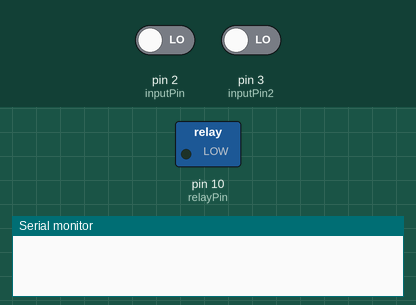
Simulated run of this sketch. Board: Arduino Uno, built with avr-gcc and run on an emulated ATmega328P. Parts: switched loads named in the sketch (green lamp = pin HIGH), the last lines printed to the serial monitor. The inputs (shaded band) are chosen by the test bench; at power-on: pin 2 (inputPin) LOW, pin 3 (inputPin2) LOW.

Above: at 1.2 s.
1.3 s: pin 2 (inputPin) driven HIGH
At 1.7 s:
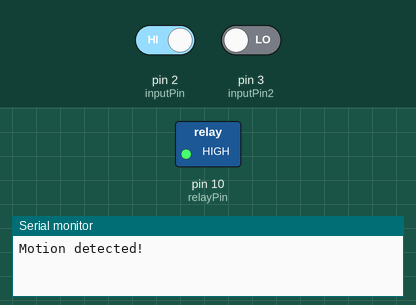
Timing chart, 0 to 4.3 s (numbered marks = the images above; inputs shaded):
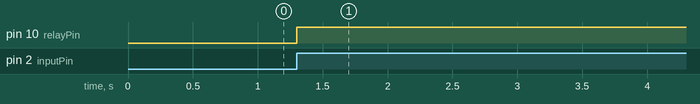

Measured:
- after the input at 1.3 s, pin 10 (relayPin): LOW → HIGH at once

The sketch:

Sanitation_tunnel.ino
```cpp
/*Sanitation Tunnel*/

int relayPin = 10;                // choose the pin for the Relay Pin

int inputPin = 2;               // choose the input pin (for PIR sensor)
int inputPin2 = 3;               // choose the input pin (for PIR sensor 02)

int pirState = LOW;             // at start, assuming no motion detected
int val = 0;                    // variable for reading the pin status
int val2 = 0;                    // variable for reading the pin status


void setup() {
  pinMode(relayPin, OUTPUT);      // declare Relay as output
  pinMode(inputPin, INPUT);     // declare sensor as input
  pinMode(inputPin2, INPUT);
  Serial.begin(9600);
}

void loop(){
  val = digitalRead(inputPin);  // read input value
  val2 = digitalRead(inputPin2);  // read input value
  if (val == HIGH || val2 == HIGH) {            // check if the input is HIGH
    digitalWrite(relayPin, HIGH);  // turn Relay ON
    if (pirState == LOW) {
      // turned on
      Serial.println("Motion detected!");
      // 15 sec delay
      delay(15000);
      pirState = HIGH;
    }
  } else {
    digitalWrite(relayPin, 0); // turn Relay OFF
    if (pirState == HIGH){
      // turned off
      Serial.println("Motion ended!");
      pirState = LOW;
    }
  }

}
```
